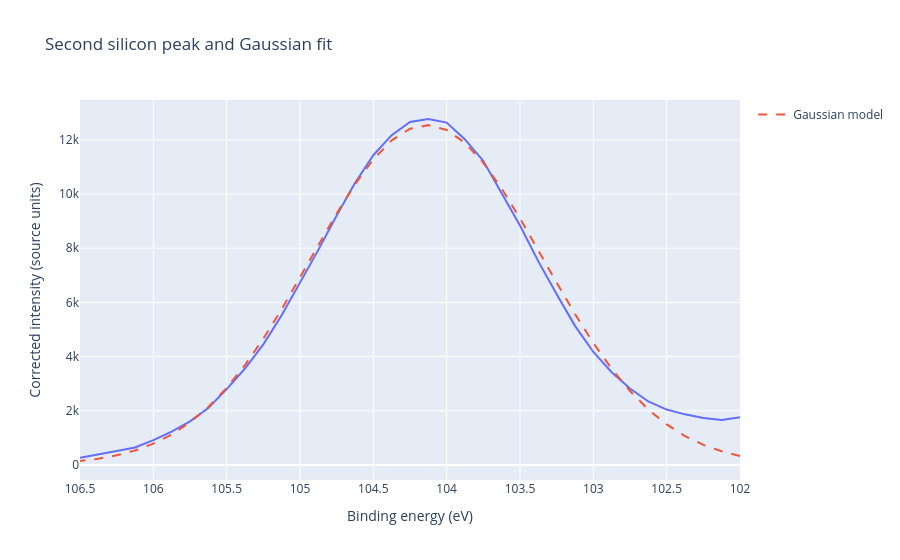

The cell this chart's notebook holds for it:
### Code cell
fig_si2 = px.line(peak_2, x="energy", y="corrected_intensity", title="Second silicon peak and Gaussian fit")
fig_si2.add_scatter(x=peak_2["energy"], y=gaussian(peak_2["energy"], *parameters_2), mode="lines", line_dash="dash", name="Gaussian model")
fig_si2.update_xaxes(autorange="reversed", title="Binding energy (eV)")
fig_si2.update_yaxes(title="Corrected intensity (source units)")
fig_si2.show()

### Figure 1 — Plotly figure (JSON) as saved in the notebook; plotly's stock layout.template omitted (floating-point values rounded to 4 significant figures)
{"data": [{"hovertemplate": "energy=%{x}<br>corrected_intensity=%{y}<extra></extra>", "legendgroup": "", "line": {"color": "#636efa", "dash": "solid"}, "marker": {"symbol": "circle"}, "mode": "lines", "name": "", "orientation": "v", "showlegend": false, "type": "scatter", "x": [102.0, 102.1, 102.2, 102.4, 102.5, 102.6, 102.8, 102.9, 103.0, 103.1, 103.2, 103.4, 103.5, 103.6, 103.8, 103.9, 104.0, 104.1, 104.2, 104.4, 104.5, 104.6, 104.8, 104.9, 105.0, 105.1, 105.2, 105.4, 105.5, 105.6, 105.8, 105.9, 106.0, 106.1, 106.2, 106.4, 106.5], "xaxis": "x", "y": [1760.0, 1658.0, 1731.0, 1868.0, 2044.0, 2343.0, 2821.0, 3424.0, 4171.0, 5134.0, 6304.0, 7513.0, 8835.0, 10030.0, 11220.0, 12010.0, 12640.0, 12770.0, 12660.0, 12170.0, 11430.0, 10410.0, 9203.0, 7938.0, 6716.0, 5521.0, 4452.0, 3560.0, 2801.0, 2099.0, 1607.0, 1234.0, 913.5, 642.3, 513.3, 389.6, 263.0], "yaxis": "y"}, {"line": {"dash": "dash"}, "mode": "lines", "name": "Gaussian model", "type": "scatter", "x": [102.0, 102.1, 102.2, 102.4, 102.5, 102.6, 102.8, 102.9, 103.0, 103.1, 103.2, 103.4, 103.5, 103.6, 103.8, 103.9, 104.0, 104.1, 104.2, 104.4, 104.5, 104.6, 104.8, 104.9, 105.0, 105.1, 105.2, 105.4, 105.5, 105.6, 105.8, 105.9, 106.0, 106.1, 106.2, 106.4, 106.5], "y": [333.7, 504.0, 742.4, 1067.0, 1495.0, 2045.0, 2727.0, 3547.0, 4502.0, 5572.0, 6727.0, 7923.0, 9102.0, 10200.0, 11150.0, 11890.0, 12360.0, 12540.0, 12410.0, 11980.0, 11280.0, 10360.0, 9278.0, 8108.0, 6911.0, 5746.0, 4660.0, 3686.0, 2845.0, 2141.0, 1572.0, 1126.0, 786.5, 535.9, 356.2, 231.0, 146.1]}], "layout": {"legend": {"tracegroupgap": 0}, "title": {"text": "Second silicon peak and Gaussian fit"}, "xaxis": {"anchor": "y", "autorange": "reversed", "domain": [0.0, 1.0], "title": {"text": "Binding energy (eV)"}}, "yaxis": {"anchor": "x", "domain": [0.0, 1.0], "title": {"text": "Corrected intensity (source units)"}}}}
